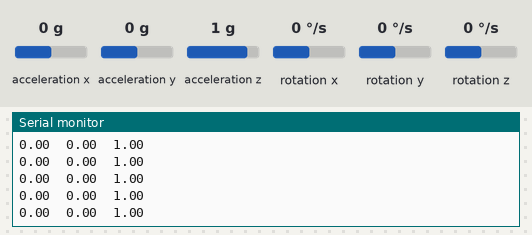
Simulated run of this sketch. Board: Arduino Uno, built with avr-gcc and run on an emulated ATmega328P. Parts: the last lines printed to the serial monitor. Inputs (shaded band) come from the test bench; at power-on: acceleration x 0 g, acceleration y 0 g, acceleration z 1 g, rotation x 0 °/s, rotation y 0 °/s, rotation z 0 °/s.

Above: at 2.2 s.
2.3 s: acceleration x set to -1.4 g
At 2.35 s:
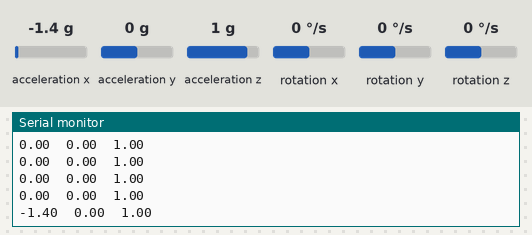
3.8 s: acceleration y set to -1.4 g
At 3.8 s:
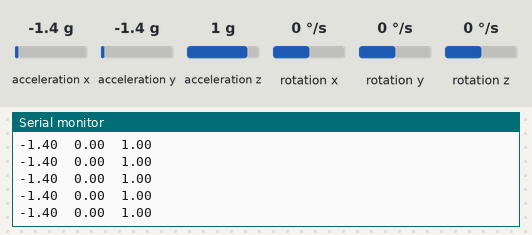
5.3 s: acceleration z set to -1.4 g
At 5.34 s:
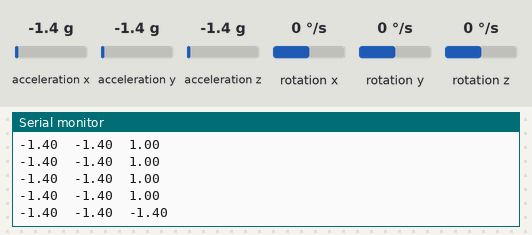

Measured:
- after the input at 2.3 s, the serial monitor: prints a new line after 0.05 s (image 1)
- after the input at 5.3 s, the serial monitor: prints a new line at once (image 3)

The sketch:

MPU6050.ino
```cpp
/*
  MPU6050 Raw

  A code for obtaining raw data from the MPU6050 module with the option to
  modify the data output format.

  Find the full MPU6050 library documentation here:
  https://github.com/ElectronicCats/mpu6050/wiki
*/
#include "I2Cdev.h"
#include "MPU6050.h"

/* MPU6050 default I2C address is 0x68*/
MPU6050 mpu;
//MPU6050 mpu(0x69);         //Use for AD0 high
//MPU6050 mpu(0x68, &Wire1); //Use for AD0 low, but 2nd Wire (TWI/I2C) object.

int16_t ax, ay, az;

void setup() {
  /*--Start I2C interface--*/
  #if I2CDEV_IMPLEMENTATION == I2CDEV_ARDUINO_WIRE
    Wire.begin();
  #elif I2CDEV_IMPLEMENTATION == I2CDEV_BUILTIN_FASTWIRE
    Fastwire::setup(400, true);
  #endif

  Serial.begin(115000); //Initializate Serial wo work well at 8MHz/16MHz

  /*Initialize device and check connection*/
  Serial.println("Initializing MPU...");
  mpu.initialize();
  Serial.println("Testing MPU6050 connection...");
  if(mpu.testConnection() ==  false){
    Serial.println("MPU6050 connection failed");
    while(true);
  }
  else{
    Serial.println("MPU6050 connection successful");
  }

  /* Echelle */
  mpu.setFullScaleAccelRange(MPU6050_ACCEL_FS_2);  // ±2g → LSB/g = 16384

  /* Filtrage numérique passe bas */
  mpu.setDLPFMode(5);

  /* Fréquence d'échantillonnage */
  mpu.setRate(255);

  /* Use the code below to change accel/gyro offset values. Use MPU6050_Zero to obtain the recommended offsets */
  Serial.println("Updating internal sensor offsets...\n");
  mpu.setXAccelOffset(0); //Set your accelerometer offset for axis X
  mpu.setYAccelOffset(0); //Set your accelerometer offset for axis Y
  mpu.setZAccelOffset(0); //Set your accelerometer offset for axis Z
  /*Print the defined offsets*/
  Serial.print("\t");
  Serial.print(mpu.getXAccelOffset());
  Serial.print("\t");
  Serial.print(mpu.getYAccelOffset());
  Serial.print("\t");
  Serial.print(mpu.getZAccelOffset());
  Serial.print("\n");

  delay(1000);
}

void loop() {
  mpu.getAcceleration(&ax, &ay, &az);

  Serial.print(ax/16384.0); Serial.print("\t");
  Serial.print(ay/16384.0); Serial.print("\t");
  Serial.println(az/16384.0);
  delay(100);
}
```
